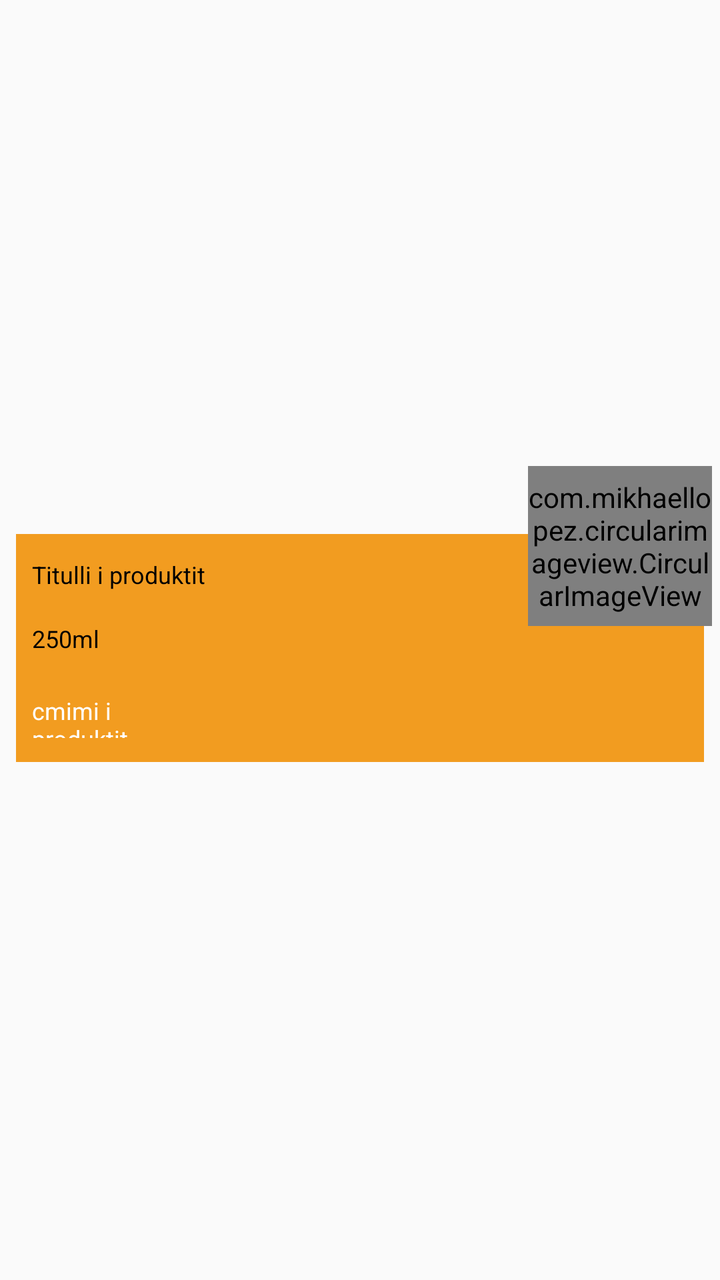
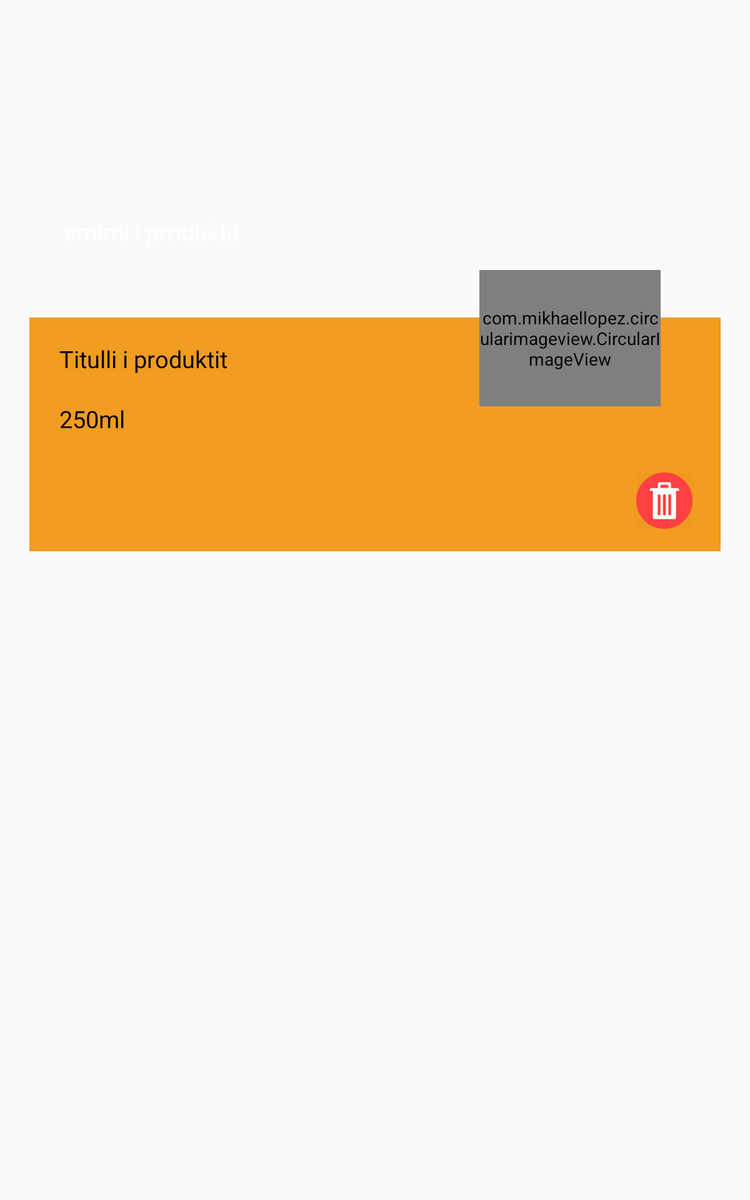

First picture: res/layout/ on a phone held upright. Second picture: the repository's own variant of that layout, on a device whose configuration matches the variant's folder. Source for both follows.
<!-- AndroidManifest.xml: application theme AppTheme -->
<!-- res/layout/menu_my_order_adapter.xml -->
<?xml version="1.0" encoding="utf-8"?>
<android.support.constraint.ConstraintLayout
    xmlns:android="http://schemas.android.com/apk/res/android"
    android:layout_width="match_parent"
    android:layout_height="180dp"
    xmlns:app="http://schemas.android.com/apk/res-auto"
    xmlns:tools="http://schemas.android.com/tools">


    <ImageView
        android:id="@+id/imageView_myorder"
        android:layout_width="match_parent"
        android:layout_height="114dp"
        android:layout_marginEnd="8dp"
        android:layout_marginStart="8dp"
        android:layout_marginTop="8dp"
        android:background="@color/myorder_yellow"
        app:layout_constraintBottom_toBottomOf="parent"
        app:layout_constraintEnd_toEndOf="parent"
        app:layout_constraintStart_toStartOf="parent"
        app:layout_constraintTop_toTopOf="parent" />


    <TextView
        android:id="@+id/textView_myorder_name"
        android:layout_width="131dp"
        android:layout_height="21dp"
        android:layout_marginStart="8dp"
        android:layout_marginTop="12dp"
        android:text="Titulli i produktit"
        android:textColor="@color/myorder_titleproduct_black"
        android:textSize="12sp"
        app:layout_constraintStart_toStartOf="@+id/imageView_myorder"
        app:layout_constraintTop_toTopOf="@+id/imageView_myorder" />

    <TextView
        android:id="@+id/textView_myorder_metric"
        android:layout_width="129dp"
        android:layout_height="21dp"
        android:layout_marginStart="8dp"
        android:layout_marginTop="44dp"
        android:text="250ml"
        android:textColor="@color/myorder_titleproduct_black"
        android:textSize="12sp"
        app:layout_constraintStart_toStartOf="@+id/imageView_myorder"
        app:layout_constraintTop_toTopOf="@+id/imageView_myorder" />

    <TextView
        android:id="@+id/textView_myorder_price"
        android:layout_width="74dp"
        android:layout_height="22dp"
        android:layout_marginStart="8dp"
        android:layout_marginTop="80dp"
        android:text="cmimi i produktit"
        android:textColor="@color/white"
        android:textSize="12sp"
        app:layout_constraintStart_toStartOf="@+id/imageView_myorder"
        app:layout_constraintTop_toTopOf="@+id/imageView_myorder" />

    <com.mikhaellopez.circularimageview.CircularImageView
        android:id="@+id/circularImageView_myorder"
        android:layout_width="92dp"
        android:layout_height="80dp"
        android:layout_marginBottom="68dp"
        android:layout_marginStart="256dp"
        android:src="@drawable/ic_launcher_background"
        app:civ_border_color="#EEEEEE"
        app:civ_border_width="4dp"
        app:civ_shadow_color="#8BC34A"
        app:civ_shadow_radius="10"
        app:layout_constraintBottom_toBottomOf="@+id/imageView_myorder"
        app:layout_constraintStart_toStartOf="@+id/imageView_myorder"
        tools:ignore="MissingConstraints" />

    <ImageButton
        android:id="@+id/imageButton_myorder_info"
        android:layout_width="32dp"
        android:layout_height="25dp"
        android:layout_marginBottom="8dp"
        android:layout_marginEnd="236dp"
        android:background="#0000"
        app:layout_constraintBottom_toBottomOf="@+id/imageView_myorder"
        app:layout_constraintEnd_toEndOf="@+id/imageView_myorder"
        app:srcCompat="@drawable/ic_info" />

</android.support.constraint.ConstraintLayout>
<!-- resources referenced by this layout -->
<resources>
  <color name="myorder_titleproduct_black">#000000</color>
  <color name="myorder_yellow">#F29C20</color>
  <color name="white">#ffffffff</color>
  <style name="AppTheme" parent="Theme.AppCompat.Light.DarkActionBar">
          
          <item name="colorPrimary">@color/colorPrimaryDark</item>
          <item name="colorPrimaryDark">@color/colorPrimaryDark</item>
          <item name="colorAccent">@color/white</item>
      </style>
  <color name="colorPrimaryDark">#303F9F</color>
</resources>
<!-- res/layout-large/menu_my_order_adapter.xml (the author's variant of the layout above) -->
<!-- drawn on a 7-inch tablet held upright -->
<?xml version="1.0" encoding="utf-8"?>
<android.support.constraint.ConstraintLayout
    xmlns:android="http://schemas.android.com/apk/res/android"
    android:layout_width="match_parent"
    android:layout_height="240dp"
    xmlns:app="http://schemas.android.com/apk/res-auto"
    xmlns:tools="http://schemas.android.com/tools">


    <ImageView
        android:id="@+id/imageView_myorder"
        android:layout_width="553dp"
        android:layout_height="187dp"
        android:layout_marginBottom="8dp"
        android:layout_marginEnd="8dp"
        android:layout_marginStart="8dp"
        android:layout_marginTop="32dp"
        android:background="@color/myorder_yellow"
        app:layout_constraintBottom_toBottomOf="parent"
        app:layout_constraintEnd_toEndOf="parent"
        app:layout_constraintStart_toStartOf="parent"
        app:layout_constraintTop_toTopOf="parent"
        app:layout_constraintVertical_bias="0.303" />


    <TextView
        android:id="@+id/textView_myorder_name"
        android:layout_width="247dp"
        android:layout_height="36dp"
        android:layout_marginStart="24dp"
        android:layout_marginTop="20dp"
        android:text="Titulli i produktit"
        android:textColor="@color/myorder_titleproduct_black"
        android:textSize="19sp"
        app:layout_constraintStart_toStartOf="@+id/imageView_myorder"
        app:layout_constraintTop_toTopOf="@+id/imageView_myorder" />

    <TextView
        android:id="@+id/textView_myorder_metric"
        android:layout_width="200dp"
        android:layout_height="36dp"
        android:layout_marginStart="24dp"
        android:layout_marginTop="68dp"
        android:text="250ml"
        android:textColor="@color/myorder_titleproduct_black"
        android:textSize="19sp"
        app:layout_constraintStart_toStartOf="@+id/imageView_myorder"
        app:layout_constraintTop_toTopOf="@+id/imageView_myorder" />

    <TextView
        android:paddingLeft="4dp"
        android:id="@+id/textView_myorder_price"
        android:layout_width="160dp"
        android:layout_height="36dp"
        android:layout_marginStart="24dp"
        android:layout_marginTop="172dp"
        android:text="cmimi i produktit"
        android:textColor="@color/white"
        android:textSize="19sp"
        app:layout_constraintStart_toStartOf="@+id/imageView_myorder"
        app:layout_constraintTop_toTopOf="parent" />

    <com.mikhaellopez.circularimageview.CircularImageView
        android:id="@+id/circularImageView_myorder"
        android:layout_width="145dp"
        android:layout_height="109dp"
        android:layout_marginBottom="116dp"
        android:layout_marginStart="360dp"
        android:src="@drawable/ic_launcher_background"
        app:civ_border_color="#EEEEEE"
        app:civ_border_width="4dp"
        app:civ_shadow_color="#8BC34A"
        app:civ_shadow_radius="10"
        app:layout_constraintBottom_toBottomOf="@+id/imageView_myorder"
        app:layout_constraintStart_toStartOf="@+id/imageView_myorder"
        tools:ignore="MissingConstraints" />

    <ImageButton
        android:id="@+id/imageButton_myorder_info"
        android:layout_width="62dp"
        android:layout_height="66dp"
        android:layout_marginBottom="4dp"
        android:layout_marginEnd="8dp"
        android:layout_marginStart="8dp"
        android:background="#0000"
        app:layout_constraintBottom_toBottomOf="@+id/imageView_myorder"
        app:layout_constraintEnd_toEndOf="@+id/imageView_myorder"
        app:layout_constraintHorizontal_bias="0.423"
        app:layout_constraintStart_toStartOf="@+id/imageView_myorder"
        app:srcCompat="@drawable/ic_info" />


    <ImageView
        android:id="@+id/imageButton_delete"
        android:layout_width="56dp"
        android:layout_height="45dp"
        android:layout_marginEnd="8dp"
        android:layout_marginStart="284dp"
        android:layout_marginTop="124dp"
        app:layout_constraintEnd_toEndOf="@+id/imageView_myorder"
        app:layout_constraintHorizontal_bias="0.956"
        app:layout_constraintStart_toStartOf="@+id/imageView_myorder"
        app:layout_constraintTop_toTopOf="@+id/imageView_myorder"
        app:srcCompat="@mipmap/ic_recycle" />

</android.support.constraint.ConstraintLayout>
<!-- resources referenced by the variant -->
<!-- as a 7-inch tablet held upright resolves them -->
<resources>
  <color name="myorder_titleproduct_black">#000000</color>
  <color name="myorder_yellow">#F29C20</color>
  <color name="white">#ffffffff</color>
  <!-- mipmap ic_recycle: png bitmap (mipmap-hdpi, 5860 bytes) -->
  <style name="AppTheme" parent="Theme.AppCompat.Light.DarkActionBar">
          
          <item name="colorPrimary">@color/colorPrimaryDark</item>
          <item name="colorPrimaryDark">@color/colorPrimaryDark</item>
          <item name="colorAccent">@color/white</item>
      </style>
  <color name="colorPrimaryDark">#303F9F</color>
</resources>
